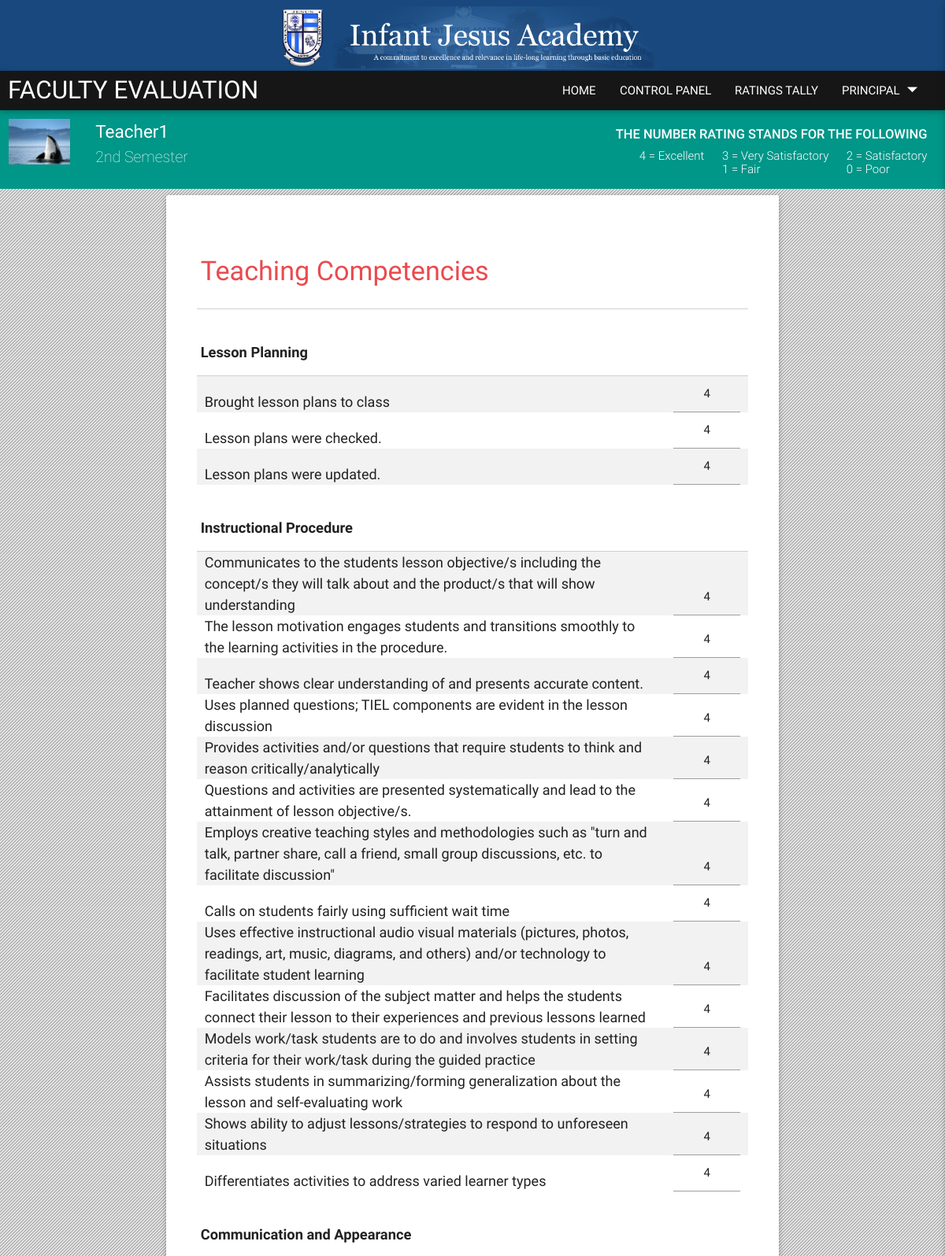
The app's page /app/evaluation/67128cdfc21239fb7468e7e15acef04b2ad0d5cf3e8ddc6e899248cca19c3d0e/2 (signed in, upper part) with its own data.
### tables this page shows
CREATE TABLE `img_uploads` (
  `id` int(11) NOT NULL AUTO_INCREMENT,
  `userId` varchar(150) DEFAULT NULL,
  `img_reference` varchar(100) DEFAULT NULL,
  PRIMARY KEY (`id`)
);

CREATE TABLE `teaching_competencies` (
  `id` int(11) NOT NULL AUTO_INCREMENT,
  `percent` float(7,4) unsigned DEFAULT NULL,
  `content` varchar(500) NOT NULL,
  PRIMARY KEY (`id`)
);

### application/include/common.php (called while the page is built, shortened)
<?php if ( ! defined('BASEPATH')) exit('No direct script access allowed');
	require BASEPATH.'include/checklogin.php';
class Common
{
	var $link;
	function get_connection()
	{
		include BASEPATH.'include/connect.php';
		$this->link = $con;
	}
	function this_view($view, $data = NULL, $data2 = NULL, $data3 = NULL, $data4 = NULL, $data5 = NULL)
	{
		include BASEPATH.'views/templates/header.php';
		include BASEPATH.$view;
		include BASEPATH.'views/templates/footer.php';
	}
	function check_user_login()
	{
		$check = new Check_login();
		$check->check_user_session($this->link);
		return $check->get_status();
	}
}

### index.php (called while the page is built, shortened)
<?php
	require_once BASEPATH.'include/router.php';

### application/include/checklogin.php (called while the page is built, shortened)
<?php if ( ! defined('BASEPATH')) exit('No direct script access allowed');
class Check_login
{
	var $login_status = FALSE;
	function get_status()
	{
		return $this->login_status;
	}
	function check_user_session($con)
	{
		if (isset($_SESSION['userid']) && isset($_SESSION['logid']) && isset($_SESSION['uname'])
			&& isset($_SESSION['password']) && isset($_SESSION['utype']) && isset($_SESSION['supervisor']))
		{
			$userid = mysqli_real_escape_string($con, $_SESSION['userid']);
			$logid = preg_replace('#[^a-zA-Z0-9]#', '', $_SESSION['logid']);
			$password = mysqli_real_escape_string($con, $_SESSION['password']);
			$utype = preg_replace('#[^a-z]#', '', $_SESSION['utype']);
			$supervisor = preg_replace('#[^a-z]#', '', $_SESSION['supervisor']);
			$this->login_status = $this->auth_user($con, $userid, $logid, $password, $utype, $supervisor);
		}
	}
	function auth_user($con, $userid, $logid, $password, $utype, $supervisor)
	{
		$sql = "SELECT *
				FROM users
				WHERE hashid COLLATE latin1_general_cs LIKE ? AND logid COLLATE latin1_general_cs LIKE ?
				AND password=? AND utype=? AND supervisor=? AND activation=1 AND is_deleted=0";
		$stmt = mysqli_prepare($con, $sql);
		mysqli_stmt_bind_param($stmt, 'sssss', $userid, $logid, $password, $utype, $supervisor);
		mysqli_stmt_execute($stmt);
		$query = mysqli_stmt_get_result($stmt);
		$numrows = mysqli_num_rows($query);
		if ($numrows > 0)
			return true;
	}
}

### application/process/file_upload_parser.php (called while the page is built, shortened)
<?php if ( ! defined('BASEPATH')) exit('No direct script access allowed');
class File_upload_parser
{
	function get_image_reference($con, $id, $no_photo_ref)
	{
		$sql = "SELECT img_reference
				FROM img_uploads
				WHERE userId=?";
		$stmt = mysqli_prepare($con, $sql);
		mysqli_stmt_bind_param($stmt, 's', $id);
		mysqli_stmt_execute($stmt);
		$query = mysqli_stmt_get_result($stmt);
		$row = mysqli_fetch_array($query);
		$numrows = mysqli_num_rows($query);
		if ($numrows == 0)
		{
			return $no_photo_ref;
		}
		else return base_url.$row[0];
	}
}

### application/process/question.php (called while the page is built)
<?php if ( ! defined('BASEPATH')) exit('No direct script access allowed');
class Question
{
	function display_questions($con, $type)
	{
		$results = array();
		if ($type == 'faculty')
		{
			$title[] = 'teaching_competencies';
			$results[] = $this->get_questions($con, 'teaching_competencies');
			$title[] = 'efficiency_and_attitude';
			$results[] = $this->get_questions($con, 'efficiency_and_attitude');
			$title[] = 'attendance_and_punctuality';
			$results[] = $this->get_questions($con, 'attendance_and_punctuality');
		}
		else
		{
			$title[] = 'student_questionnaire';
			$results[]= $this->get_questions($con, 'student_questionnaire');
		}
		$data = array(
			'title' => $title,
			'questions' => $results
		);
		return $data;
	}
	private function get_questions($con, $question)
	{
		$sql = "SELECT percent, content FROM ".$question;
		$query = mysqli_query($con, $sql);
		$items = array();
		while ($row = mysqli_fetch_array($query))
		{
			$items[] = $row;
		}
		return $items;
	}
}

### application/views/evaluation.php (the view, shortened to what this page needs)
<div class="nav-wrapper subNav NavEval">
	<div class="row">
		<div class="col l1 m2 s4">
			<div class="imgholder1x1">
				<?php echo '<img src="'.$this->get_photo($data2['info']['userid']).'">'; ?>
			</div>
		</div>
		<div class="col l5 m4 s6">
			<div class="row">
				<span class="brand-logo"><?php $person = $data2; echo $person['info']['name']; ?></span>
			</div>
			<div class="row">
				<span class="subBrand">
					<?php if($data3 == '1')echo '1st ';
						else if($data3 == '2')echo '2nd ';
						echo 'semester';
					?>
				</span>
			</div>
		</div>
		<div class="col l6 m6 s4 instruc hide-on-small-only">
			<div class="row">
				<div class="col">
					<h6><span>The number rating stands for the following</span></h6>
				</div>
			</div>
			<div class="row">
				<div class="col">
					<div class="row"><h6>2 = Satisfactory</h6></div>
					<div class="row"><h6>0 = Poor</h6></div>
				</div>
				<div class="col">
					<div class="row"><h6>3 = Very Satisfactory</h6></div>
					<div class="row"><h6>1 = Fair</h6></div>
				</div>
				<div class="col">
					<div class="row"><h6>4 = Excellent</h6></div>
				</div>
			</div>
		</div>
	</div>
</div>
<main>
<div class="row">
	<div class="col s12 m10 l8 offset-m1 offset-l2">
		<div class="card">
			<div class="card-content">
				<form id="evalform" action='/app/post_result' method='post'>
					<table class="striped">
						<?php
							$title_index = 0;
							foreach ($data['questions'] as &$set)
							{
								$category = "";
								$question = $data['title'][$title_index];
								echo "<thead><tr><th><h4>".ucwords(str_replace("_", " ", $data['title'][$title_index]))."</h4></th></tr></thead>";
								$title_index++;
								foreach ($set as &$row)
								{
									if ($row[0] > 0)
									{
										if ($row[1] != $category)
										{
											$category = $row[1];
											echo "<thead><tr><th>$category</th>
											<th class='rating'></th></tr></thead>";
											continue;
										}
									}
									echo "<tr><td>".$row[1]."</td>";
									echo "<td><input class='center-align' type='number' name='".$question."[]' min='0' max='4' step='0.5' value=4 required><br></td></tr>";
								}
							}
						?>
					</table>
				</form>
			</div>
		</div>
	</div>
</div>
</main>

### static/css/main.css (style rules this page uses)
.row { margin: 0px !important; width: 100% !important; }
.eval-division> .col.l12.m12.s12 > h3, th > h4, .past-title, .rating-title { color: #EA4A4F; }
.eval-division> .col.l12.m12.s12 h5, .subBrand { -webkit-font-smoothing: antialiased; }
.imgholder1x1 { overflow: hidden; position: relative; width: 100%; }
.imgholder1x1:before { content: ""; display: block; padding-top: 100%; }
.imgholder1x1 img { position: absolute; top: 0; left:0; width: 100%; }
.card { display: flex; align-items: center; justify-content: center; }
body { display: flex; min-height: 100vh; flex-direction: column; background: url(/static/images/bg.png) repeat; }
main { height: auto; flex: 1 0 auto; display: flex; }
.subNav { overflow: hidden; background-color: #009688 !important; color: #fff; font-weight: 400; line-height: 50px; font-size: 1.5rem; width: 100%; top:50px; z-index: 2; }
.NavEval { line-height: inherit; }
.subNav .col { padding: 0.75rem 0.75rem; }
.brand-logo { margin-left: 10px; text-transform:capitalize; color: #fff; }
.subBrand { display: block; margin-left: 10px; text-transform:capitalize; font-size: 1.3rem; font-weight: 200; }
table { margin-bottom: 1.75rem; }
td input { padding: 0px !important; margin: 0px !important; }
td { padding-top: 0px !important; padding-bottom: 0px !important; }
#evalform td { vertical-align:bottom; font-size: 1.2rem; }
td::first-letter { text-transform: capitalize; }
#evalform thead th { font-size: 1.22rem; font-weight: bold !important; padding-top:2.75rem; }
#evalform { width: 95%; margin: auto; margin-bottom: 1.75rem; }
#evalform th { font-size: 1.4rem; }
#evalform thead { margin-left:-20px; }
.rating { width: 15%; }
input[type=number] { -moz-appearance:textfield; }
.subNav div.row { margin: 0px; }
td { padding-right: 10px; padding-left: 10px; }
body { overflow: auto !important; }
.instruc h6 { margin: 0px !important; font-weight: 300; }
.instruc.hide-on-small-only .col { padding-bottom: 0px !important;float: right; }
.instruc span { font-size: 1.1rem !important; font-weight: 500; text-transform: uppercase; }

### records on screen
img_uploads: img_reference (picture)
teaching_competencies: content "Lesson Planning"
teaching_competencies: content "Brought lesson plans to class"
teaching_competencies: content "Lesson plans were checked."
teaching_competencies: content "Lesson plans were updated."
teaching_competencies: content "Instructional Procedure"
teaching_competencies: content "Communicates to the students lesson objective/s including the concept/s they will talk about and the product/s that will show understanding"
teaching_competencies: content "The lesson motivation engages students and transitions smoothly to the learning activities in the procedure."
teaching_competencies: content "Teacher shows clear understanding of and presents accurate content."
teaching_competencies: content "Uses planned questions; TIEL components are evident in the lesson discussion"
teaching_competencies: content "Provides activities and/or questions that require students to think and reason critically/analytically"
teaching_competencies: content "Questions and activities are presented systematically and lead to the attainment of lesson objective/s."
teaching_competencies: content "Employs creative teaching styles and methodologies such as \"turn and talk, partner share, call a friend, small group discussions, etc. to facilitate discussion\""
teaching_competencies: content "Calls on students fairly using sufficient wait time"
teaching_competencies: content "Uses effective instructional audio visual materials (pictures, photos, readings, art, music, diagrams, and others) and/or technology to facilitate student learning"
teaching_competencies: content "Facilitates discussion of the subject matter and helps the students connect their lesson to their experiences and previous lessons learned"
teaching_competencies: content "Models work/task students are to do and involves students in setting criteria for their work/task during the guided practice"
teaching_competencies: content "Assists students in summarizing/forming generalization about the lesson and self-evaluating work"
teaching_competencies: content "Shows ability to adjust lessons/strategies to respond to unforeseen situations"
teaching_competencies: content "Differentiates activities to address varied learner types"
teaching_competencies: content "Communication and Appearance"

### other values on screen
$this->get_session_info('uname') "PRINCIPAL"
$person['info']['name'] "Teacher1"
str_replace("_", " ", $data['title'][$title_index]) "Teaching Competencies"
